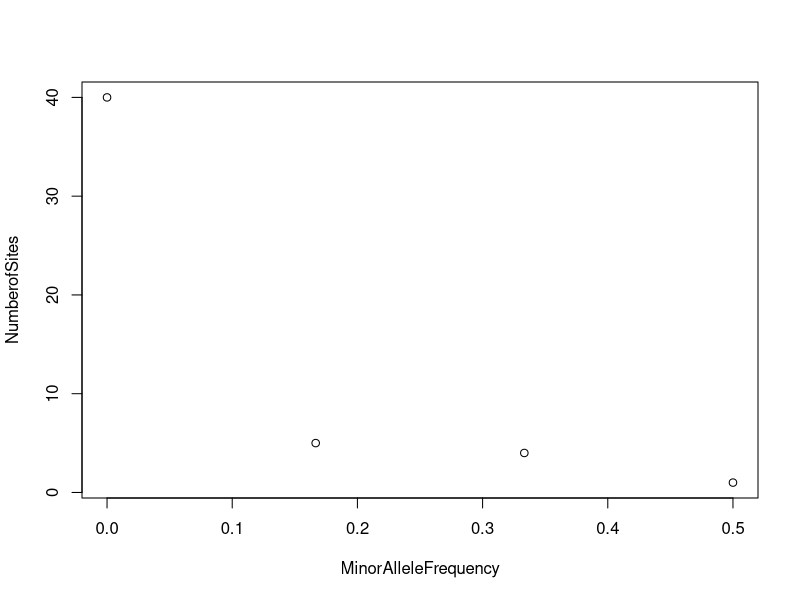
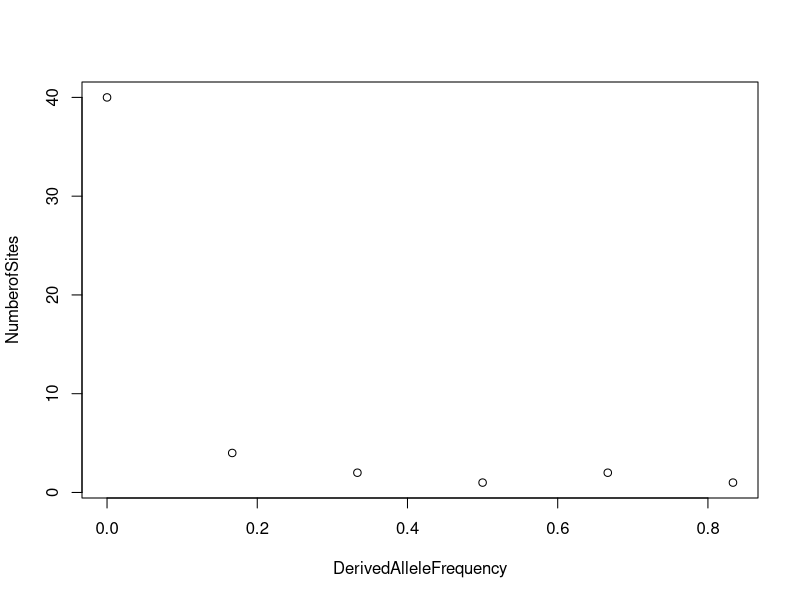

The R source for these figures, in order:
## ---- chunk 1
################################################
# Allele Frequencies
################################################

allelefrequency <- function(ho1,het,ho2){
                                  a1 <- (2*ho1 + het)/(2*(ho1+het+ho2));
                                  a2 <- (2*ho2 + het)/(2*(ho1+het+ho2));
                                  a2c <- 1-a1;
                                  freqs <- c("allele1"=a1,"allele2"=a2,"1-allele1"=a2c)
                                  return(freqs)
                   }
  

#Locus1
ho1 <- cc <- 47     # allele1 = c
het <- ct <- 18
ho2 <- tt <- 35     # allele2 = t
allelefrequency(ho1,het,ho2)
## ---- chunk 2
#Locus2
ho1 <- aa <- 50     # allele1 = a
het <- ag <- 42
ho2 <- gg <- 8      # allele2 = g
allelefrequency(ho1,het,ho2)
## ---- chunk 3
################################################
# Expected heterozygosity
################################################

ehetero <- function(p,q){2*p*q}

#Locus1
ehetero(0.56,0.44)

#Locus2
ehetero(0.71,0.29)
## ---- chunk 4
################################################
# Test for Hardy-Weinberg Equilibrium (HWE)
################################################

#Locus1
#Observed data (genotype counts)
occ <- 47     # allele1 = c
oct <- 18
ott <- 35     # allele2 = t
total <- occ+oct+ott

#Expected frequency (under HWE)
p <- as.numeric(allelefrequency(occ,oct,ott)[1])
q <- as.numeric(allelefrequency(occ,oct,ott)[2])

#Expected genotype counts
ecc <- p^2 * total
ect <- 2*p*q * total
ett <- q^2 * total
c("ecc"=ecc,"ect"=ect,"ett"=ett)

#Matrix containing observed and expected data
hwedat <- matrix(NA,3,3)
colnames(hwedat) <- c("observed","expected","(o-e)^2/e")
rownames(hwedat) <- c("cc","ct","tt")
hwedat[,1] <- c(occ,oct,ott)
hwedat[,2] <- c(ecc,ect,ett)
obs <- hwedat[,1]
exp <- hwedat[,2]
hwedat[,3] <- ((obs - exp)^2)/exp
hwedat

#Chi-square and p-value
chisq <- sum(hwedat[,3])
chisq
pchisq(chisq,df=1,lower.tail=FALSE)
## ---- chunk 5

#Locus2
#Observed data (genotype counts)
oaa <- 50     # allele1 = a
oag <- 42
ogg <- 8     # allele2 = g
total <- oaa+oag+ogg

#Expected frequency (under HWE)
p <- as.numeric(allelefrequency(oaa,oag,ogg)[1])
q <- as.numeric(allelefrequency(oaa,oag,ogg)[2])

#Expected genotype counts
eaa <- p^2 * total
eag <- 2*p*q * total
egg <- q^2 * total
c("eaa"=eaa,"eag"=eag,"egg"=egg)

hwedat <- matrix(NA,3,3)
colnames(hwedat) <- c("observed","expected","(o-e)^2/e")
rownames(hwedat) <- c("aa","ag","gg")
hwedat[,1] <- c(oaa,oag,ogg)
hwedat[,2] <- c(eaa,eag,egg)
obs <- hwedat[,1]
exp <- hwedat[,2]
hwedat[,3] <- ((obs - exp)^2)/exp
hwedat

chisq <- sum(hwedat[,3])
chisq
pchisq(chisq,df=1,lower.tail=FALSE)
## ---- chunk 6
################################################
# Definitively Observed Haplotypes
################################################

CA <- (2*40) + (2) + (4) 
TA <- (2*8) + (2) + (22)
CG <- (2*4) + (4) + (0)
TG <- (2*4) + (22) + (0)
Total <- CA + TA + CG + TG

#Matrix of Observed Haplotypes
obsdata <- matrix(NA,5,1)
colnames(obsdata) <- c("NumberObserved")
rownames(obsdata) <- c("CA","TA","CG","TG","Total")
obsdata[,1] <- c(CA,TA,CG,TG,Total)
obsdata
## ---- chunk 7
################################################
# D, D', and r2 for the C-A haplotype
################################################

#Allele Frequencies
c <- (CA + CG) / Total
a <- (CA + TA) / Total
t <- (TA + TG) / Total
g <- (CG + TG) / Total
c("c"=c,"a"=a,"t"=t,"g"=g)
## ---- chunk 8
#Expected Haplotype Frequencies
expca <- c * a
expta <- t * a
expcg <- c * g
exptg <- t * g
c("expca"=expca,"expta"=expta,"expcg"=expcg,"exptg"=exptg)

#Data Matrix
parta <- matrix(NA,5,3)
colnames(parta) <- c("ObservedNumber","ObservedFrequency","ExpectedFrequency")
rownames(parta) <- c("CA","TA","CG","TG","Total")
parta[,1] <- c(CA,TA,CG,TG,Total)
parta[,2] <- parta[,1]/Total
parta[,3] <- c(expca,expta,expcg,exptg,expca+expta+expcg+exptg)
parta
## ---- chunk 9
#D for C-A haplotype
obsca <- parta[1,2]
D <- obsca - expca
D
## ---- chunk 10
#D prime for C-A haplotype
Dprime <- D / min(expcg,expta)
Dprime
## ---- chunk 11
#R squared for C-A haplotype
Rsquared <- (D^2) / (c*a*t*g)
Rsquared
## ---- chunk 12
################################################
# Chi-square test to determine significance of LD
################################################

chisqtab <- matrix(NA,4,3)
colnames(chisqtab) <- c("observed","expected","(o-e)^2/e")
rownames(chisqtab) <- c("CA","TA","CG","TG")
obs <- chisqtab[,1] <- parta[1:4,2]*168
exp <- chisqtab[,2] <- parta[1:4,3]*168
chisqtab[,3] <- ((obs - exp)^2)/exp
chisqtab

chisq <- sum(chisqtab[,3])
chisq                               #chi-squared value
pchisq(chisq,df=1,lower.tail=FALSE) #p-value
## ---- chunk 13
################################################
# Allele Frequencies
################################################

#Total counts
cc <- 150
ca <- 250
aa <- 100

#Allele Frequencies
allelefrequency(cc,ca,aa)[1] #allele1 = c ; allele2 = a)
c <- as.numeric(allelefrequency(cc,ca,aa)[1])
a <- as.numeric(allelefrequency(cc,ca,aa)[2])
## ---- chunk 14
#Matrix of observed allele counts
obsdata <- matrix(NA,2,2)
rownames(obsdata) <- c("C","A")
colnames(obsdata) <- c("Cases","Controls")
obsdata[,1] <- c(200,200)
obsdata[,2] <- c(350,250)
totalcasealleles <- sum(obsdata[,1])
totalcontrolalleles <- sum(obsdata[,2])
obsdata

#Matrix of expected allele counts
expdata <- matrix(NA,2,2)
rownames(expdata) <- c("C","A")
colnames(expdata) <- c("Cases","Controls")
expdata[,1] <- c(c,a)*totalcasealleles            #Expected case count
expdata[,2] <- c(c,a)*totalcontrolalleles         #Expected control count
expdata
## ---- chunk 15
################################################
# Chi-square test for allele counts to determine association
################################################

x <- ((obsdata - expdata)^2) / expdata
chisq <- sum(x)
chisq                               #chi-squared value
pchisq(chisq,df=1,lower.tail=FALSE) #p-value
## ---- chunk 16
pchisq(chisq,df=1,lower.tail=FALSE)*100000
## ---- chunk 17
################################################
# Characterizing subpopulation structure
################################################

#Raw Data provided
rawdata <- matrix(NA,3,6)
colnames(rawdata) <- c("SNP","RA","SP1","SP2","SP3","SP4")
rownames(rawdata) <- c("L1","L2","L3")
rawdata[1,] <- c("A/T","A",0.8,0.7,0.9,0.2)
rawdata[2,] <- c("G/C","G",0.6,0.1,0.8,0.7)
rawdata[3,] <- c("C/A","C",0.7,0.8,0.2,0.6)
rawdata <- as.table(rawdata)
rawdata

#Reduced raw data
obsdata <- matrix(NA,3,4) 
colnames(obsdata) <- c("SP1","SP2","SP3","SP4")
rownames(obsdata) <- c("L1","L2","L3")
obsdata[,1:4] <- as.numeric(rawdata[,3:6])
obsdata

#Expected heterozygosity matrix
exphs <- matrix(NA,3,4)
colnames(exphs) <- c("SP1","SP2","SP3","SP4")
rownames(exphs) <- c("L1","L2","L3")
exphs <- 2 * (obsdata) * (1 - obsdata)
exphs


hsbar <- rowMeans(subset(exphs, select = c(SP1, SP3)))[1]
averagep <- rowMeans(subset(obsdata, select = c(SP1, SP3)))[1]
ht <- 2 * averagep * (1-averagep)
loc1fst13 <- (ht -hsbar)/ht
loc1fst13
## ---- chunk 18
hsbar <- rowMeans(subset(exphs, select = c(SP2, SP4)))[2]
averagep <- rowMeans(subset(obsdata, select = c(SP2, SP4)))[2]
ht <- 2 * averagep * (1-averagep)
loc2fst24 <- (ht -hsbar)/ht
loc2fst24
## ---- chunk 19
hsbar <- rowMeans(exphs)[3]
averagep <- rowMeans(obsdata)[3]
ht <- 2 * averagep * (1-averagep)
loc3fst <- (ht -hsbar)/ht
loc3fst
## ---- chunk 20
probAA1 <- obsdata[1,]^2  
probGC2 <- 2 * obsdata[2,] * (1-obsdata[2,])
probCA3 <- 2 * obsdata[3,] * (1-obsdata[3,])
probAAGCCA <- probAA1 * probGC2 * probCA3
probAAGCCA
## ---- chunk 21
#Priors
priormatrix <- matrix(NA,4,1)
rownames(priormatrix) <- c("SP1","SP2","SP3","SP4")
priormatrix[,1] <- c(0.1,0.1,0.7,0.1)
colnames(priormatrix) <- c("priorprobability")
priormatrix

#Bayes Theorem Numerator
bayesnumerator <- probAAGCCA * priormatrix
colnames(bayesnumerator) <- c("bayesnumerator")
bayesnumerator

#Bayes Theorem Denominator
bayesdenominator <- sum(bayesnumerator)
bayesdenominator

#Posterior Probabilities
posteriorprob <- bayesnumerator/bayesdenominator
colnames(posteriorprob) <- c("posteriorprob")
posteriorprob
## ---- chunk 22
Dij <- 66
n <- 6
pi <- Dij/((n*(n-1)) / 2)
pi
## ---- chunk 23
s <- 10
pi <- 4.4
nsite <- 50

spersite <- s/(2*nsite)
spersite
## ---- chunk 24
pipersite <- pi/(2*nsite)
pipersite
## ---- chunk 25
sfsdata <- matrix(NA,4,2)
colnames(sfsdata) <- c("MinorAlleleFrequency","NumberofSites")
sfsdata[,2] <- c(40,5,4,1)
sfsdata[,1] <- c(0,1/6,2/6,3/6)
sfsdata

plot(sfsdata)
## ---- chunk 26
sfsdata <- matrix(NA,6,2)
colnames(sfsdata) <- c("DerivedAlleleFrequency","NumberofSites")
sfsdata[,2] <- c(40,4,2,1,2,1)
sfsdata[,1] <- c(0,1/6,2/6,3/6,4/6,5/6)
sfsdata

plot(sfsdata)
## ---- chunk 27

## ---- chunk 28

## ---- chunk 29

